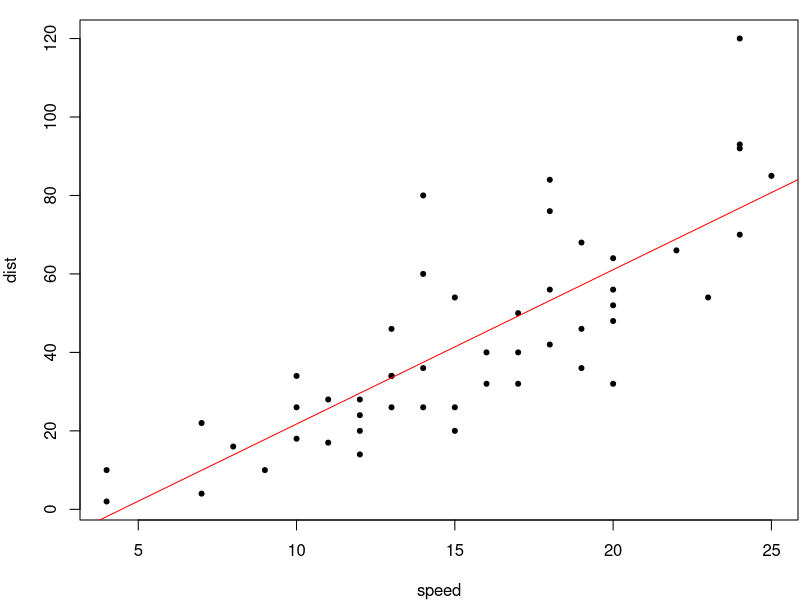

Generate this figure with R:
## ---- chunk 1
options(digits=4)
rnorm(20)
fit=lm(dist~speed, data=cars)
b=coef(fit)
## ---- chunk 2
knitr::kable(summary(fit)$coefficients, caption='Regression coefficients.')
## ---- chunk 3
par(mar=c(4, 4, 1, .1))
plot(cars, pch = 20)
abline(fit, col = 'red')
